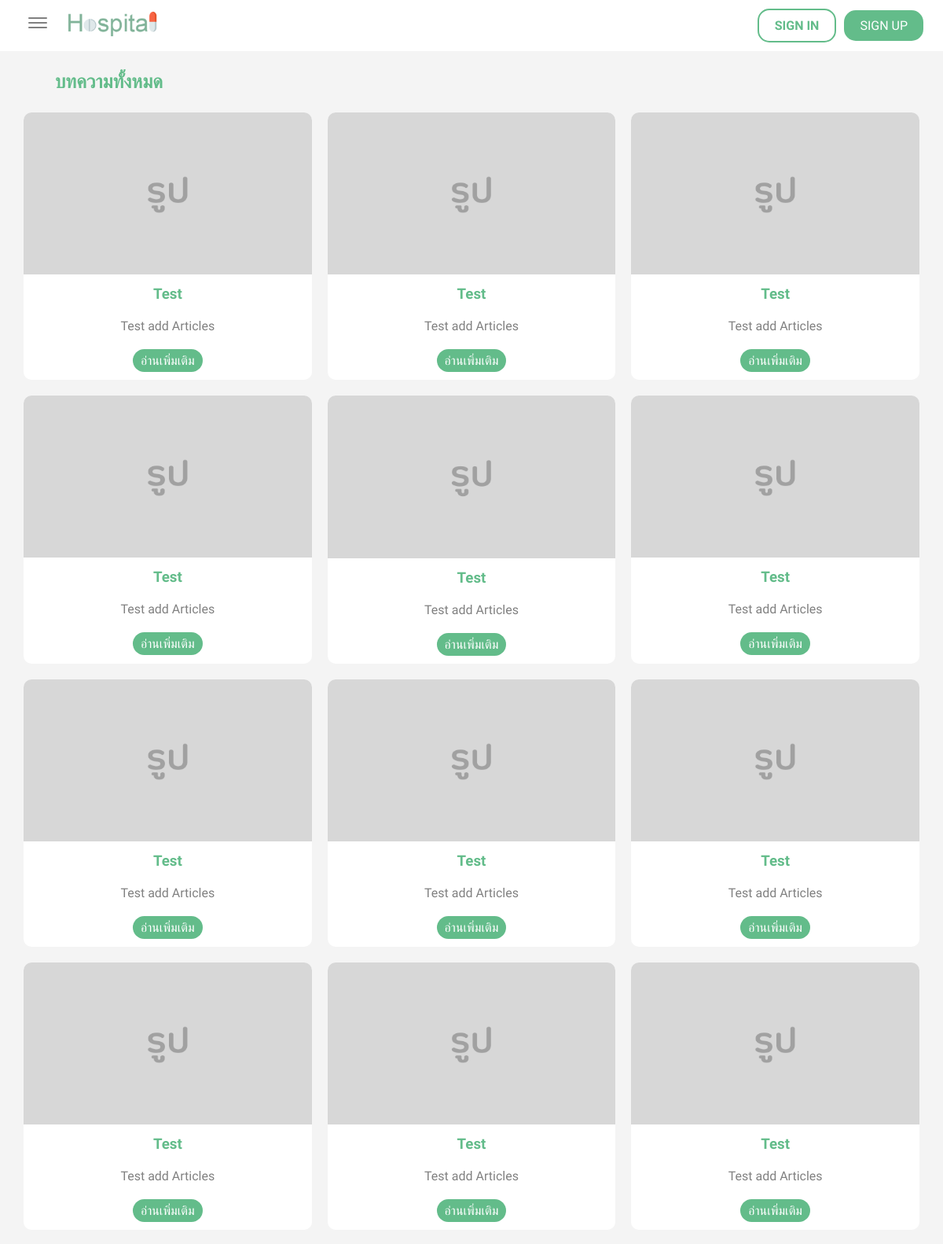
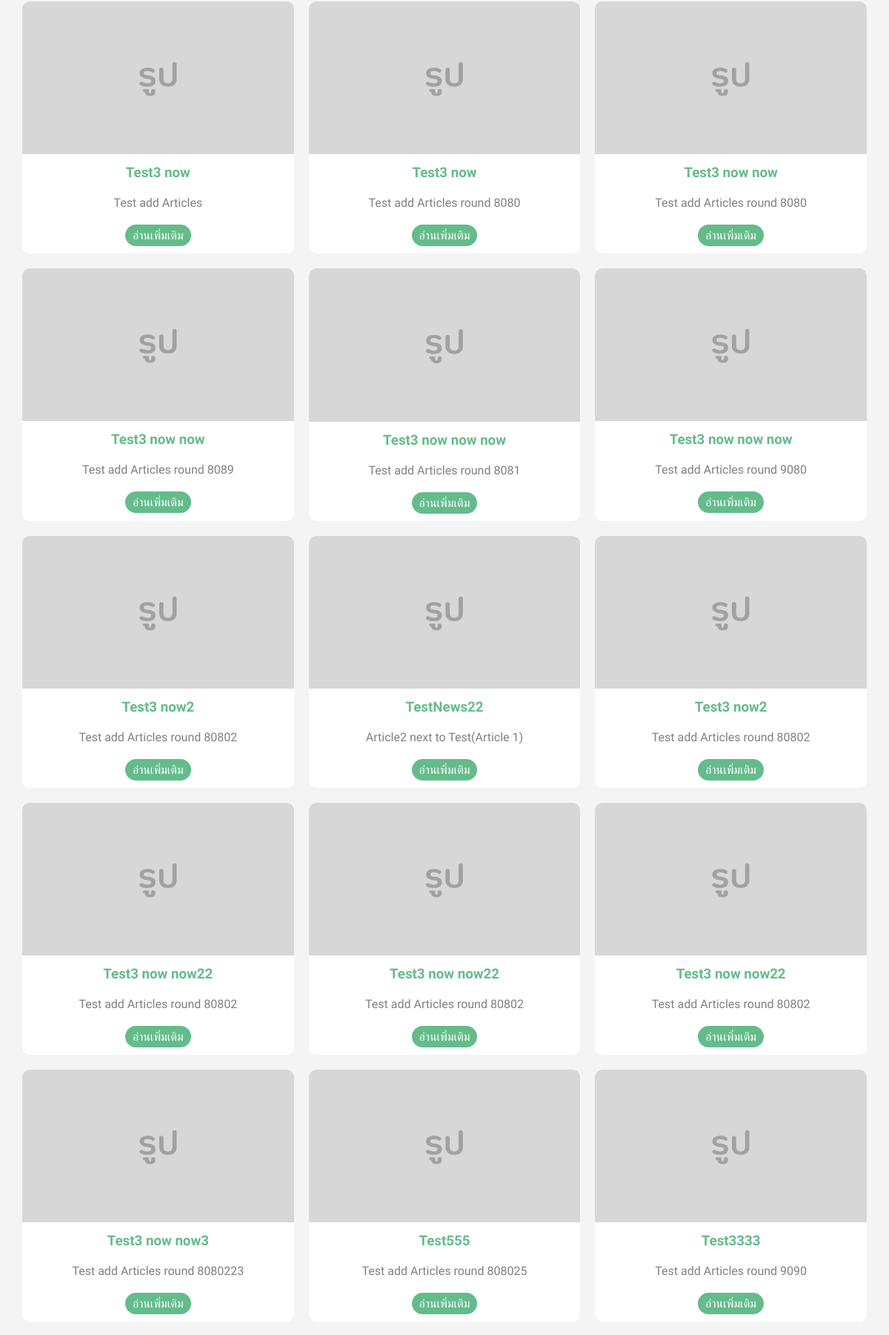
Screenshot of /healthblog (upper part) with the database file from the repository (2 pictures, top to bottom).
### doctors/models.py (models this page shows)
class Articles(models.Model):
    Doctor_id = models.ForeignKey(Doctor, null = True, on_delete=models.CASCADE)
    header = models.CharField(max_length=150, null = True,)
    context = models.TextField()
    def __str__(self):
        return f"{self.header} \n {self.context}"

### doctors/views.py (the view)
# urls.py: path('healthblog', views.healthblog, name="healthblog"),
def healthblog(request):
    articles = Articles.objects.all()
    context = {"articles": articles}
    print(context)
    return render(request, "doctors/healthblog.html", context)

### doctors/templates/doctors/healthblog.html (shortened to what this page needs)
{% extends "doctors/layout.html" %}
{% load static %}
{% block content %}
    <div class="header-news-menu">
        <h2>บทความทั้งหมด</h2>
    </div>
    <div class="news-card-area-all">
        {% for article in articles %}
        <div class="news-card">
            <img src="{% static 'images/pic.jpg' %}">
            <div class="news-topic">
                <h3>{{ article.header }}</h3>
            </div>
            <div class="details">
                <p>{{ article.context }}</p>
            </div>
            <a href="{% url 'doctors:healthblog_content' article.id %}" class="read-more">อ่านเพิ่มเติม</a>
        </div>
        {% endfor %}
    </div>
{% endblock %}

### static/css/style-navbar.css (style rules this page uses)
* { margin: 0; padding: 0; box-sizing: border-box; font-family: 'Prompt', sans-serif; }

### static/css/style-mhealthblog.css (style rules this page uses)
.area-content .header-news-menu { display: flex; margin: 15px; width: 90%; justify-content: space-between; align-items: center; text-align: center; padding: 10px; }
.area-content .header-news-menu h2 { color: #63bc8a; }
.area-content .news-card-area-all { margin: 0 auto; max-width: 95%; margin-bottom: 20px; display: grid; grid-template-columns: repeat(3, 1fr); gap: 20px; }
.area-content .news-card-area-all .news-card { background-color: white; border-radius: 10px; overflow: hidden; }
.area-content .news-card-area-all .news-card img { width: 100%; }
.area-content .news-card-area-all .news-card .news-topic { color: #63bc8a; padding: 10px; }
.area-content .news-card-area-all .news-card .details { color: gray; padding: 10px; }
.area-content .news-card-area-all .news-card .read-more { position: relative; display: inline-block; padding: 5px 10px; background: #63bc8a; color: white; border-radius: 15px; text-decoration: none; margin: 10px; transition: 100ms; }

### rows the page displays
Articles: header "Test", context "Test add Articles"
Articles: header "Test", context "Test add Articles"
Articles: header "Test", context "Test add Articles"
Articles: header "Test", context "Test add Articles"
Articles: header "Test", context "Test add Articles"
Articles: header "Test", context "Test add Articles"
Articles: header "Test", context "Test add Articles"
Articles: header "Test", context "Test add Articles"
Articles: header "Test", context "Test add Articles"
Articles: header "Test", context "Test add Articles"
Articles: header "Test", context "Test add Articles"
Articles: header "Test", context "Test add Articles"
Articles: header "Test3 now", context "Test add Articles"
Articles: header "Test3 now", context "Test add Articles round 8080"
Articles: header "Test3 now now", context "Test add Articles round 8080"
Articles: header "Test3 now now", context "Test add Articles round 8089"
Articles: header "Test3 now now now", context "Test add Articles round 8081"
Articles: header "Test3 now now now", context "Test add Articles round 9080"
Articles: header "Test3 now2", context "Test add Articles round 80802"
Articles: header "TestNews22", context "Article2 next to Test(Article 1)"
Articles: header "Test3 now2", context "Test add Articles round 80802"
Articles: header "Test3 now now22", context "Test add Articles round 80802"
Articles: header "Test3 now now22", context "Test add Articles round 80802"
Articles: header "Test3 now now22", context "Test add Articles round 80802"
Articles: header "Test3 now now3", context "Test add Articles round 8080223"
Articles: header "Test555", context "Test add Articles round 808025"
Articles: header "Test3333", context "Test add Articles round 9090"
